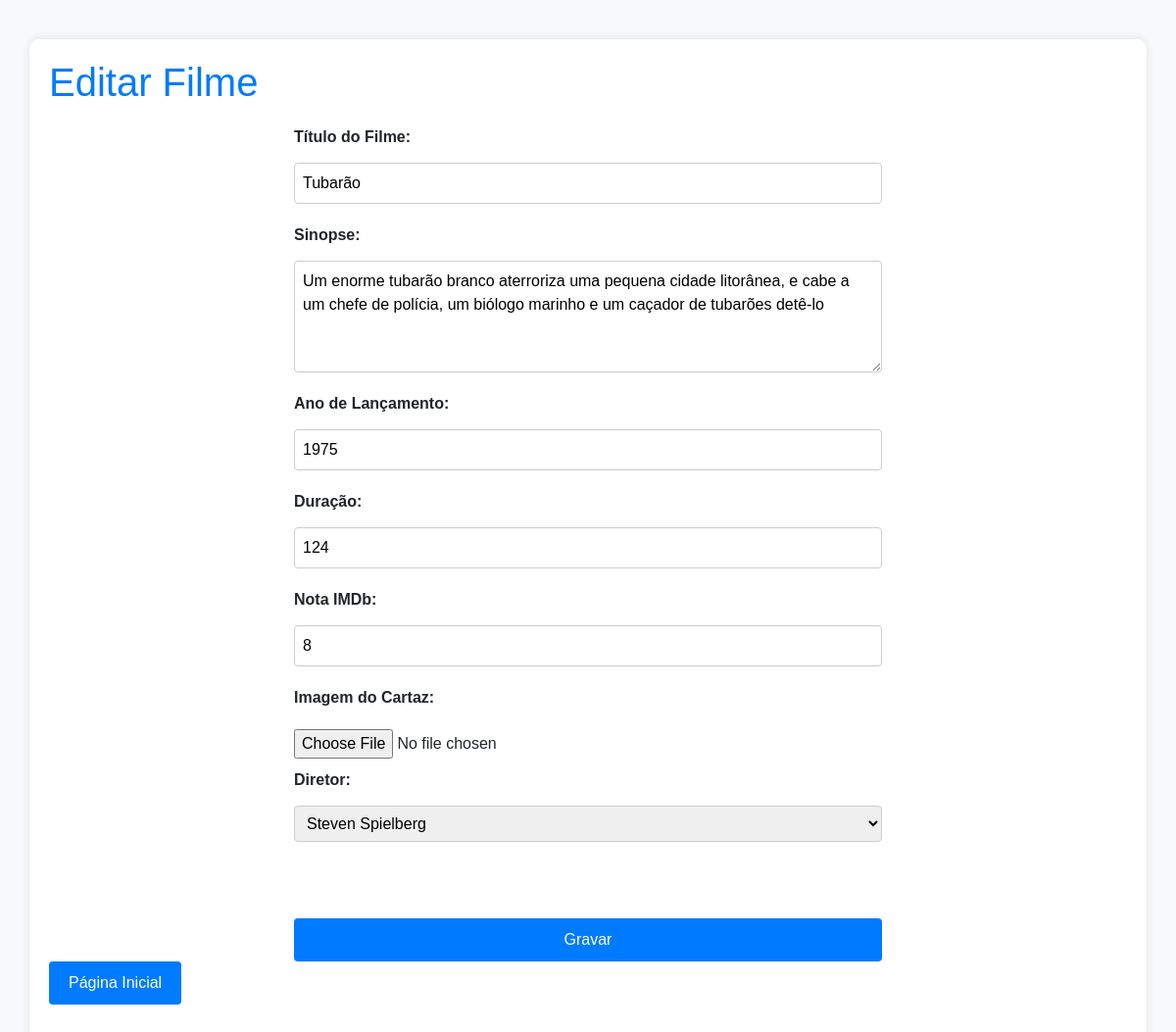
Screenshot of /filme-editar.php?id_filme=1 with the database file from the repository.
### tables this page shows
CREATE TABLE filme (
    id_filme INT AUTO_INCREMENT NOT NULL PRIMARY KEY,
    titulo VARCHAR(255),
    sinopse TEXT,
    ano_lancamento YEAR,
    duracao INT,
    nota_imdb FLOAT,
    img_cartaz VARCHAR(255),
    fk_diretor_id_diretor INT REFERENCES diretor(id_diretor)
);

### classes/filme.php (called while the page is built, shortened)
<?php
class Filme {
    public $id_filme;
    public function __construct($id_filme = false)
    {
        if($id_filme){
            $this->id_filme = $id_filme;
            $this->carregar();
        }
    }
    public function carregar()
    {
        $sql = "SELECT * FROM filme WHERE id_filme=".$this->id_filme;
        include "classes/conexao.php";
        $resultado = $conexao->query($sql);
        $linha = $resultado->fetch();
        $this->id_filme = $linha['id_filme'];
        $this->titulo = $linha['titulo'];
        $this->sinopse = $linha['sinopse'];
        $this->ano_lancamento = $linha['ano_lancamento'];
        $this->duracao = $linha['duracao'];
        $this->nota_imdb = $linha['nota_imdb'];
        $this->id_diretor = $linha['fk_diretor_id_diretor'];
    }
    public function listarDiretor()
{
    $sql = "SELECT  * FROM diretor ORDER BY id_diretor";
    include "classes/conexao.php";
    $resultado = $conexao->query($sql);
    $listaDiretores = $resultado->fetchAll();
    return $listaDiretores;
}
}

### filme-editar.php (the view, shortened to what this page needs)
<?php
require_once 'classes/filme.php';
$id_filme = $_GET['id_filme'];
$filme= new Filme($id_filme);
$listaDiretores = $filme->listarDiretor();
?>
<!DOCTYPE html>
<html lang="pt-br">
<head>
    <link href="https://cdn.jsdelivr.net/npm/bootstrap@5.3.0/dist/css/bootstrap.min.css" rel="stylesheet">
    <link rel="stylesheet" href="styles/form-styles.css">
</head>
<body>
    <div class="container">
    <h1>Editar Filme</h1>
        <form enctype="multipart/form-data"  action="filme-editar-gravar.php" method="POST">
        <label for="titulo"> Título do Filme: </label>
        <input type="text" name="titulo" id="titulo" value="<?=$filme->titulo ?>">
        <label for="sinopse">Sinopse: </label>
        <textarea name="sinopse" rows="4" cols="50" id="sinopse"><?=$filme->sinopse ?></textarea>
        <label for="ano_lancamento">Ano de Lançamento: </label>
        <input type="number" name="ano_lancamento" id="ano_lancamento" value="<?=$filme->ano_lancamento ?>" >
        <label for="duracao">Duração: </label>
        <input type="number" name="duracao" id="duracao" value="<?=$filme->duracao ?>">
        <label for="nota_imdb">Nota IMDb: </label>
        <input type="text" name="nota_imdb" id="nota_imdb" value="<?=$filme->nota_imdb ?>">
        <label for="imgcartaz">Imagem do Cartaz: </label>
        <input type="file" name="imgcartaz" id="imgcartaz" accept="image/*">
        <label for="seldiretor">Diretor: </label>
        <select name="seldiretor" id="seldiretor">
            <?php
                foreach($listaDiretores as $linha):
                    $selected = ($linha['id_diretor'] == $filme->id_diretor) ? 'selected' : '';
                    echo "<option value='{$linha['id_diretor']}' $selected>
                        {$linha['nome']}
                        </option>";
                endforeach
            ?>
        </select>
        <br><br>
        <input type="submit" value="Gravar">
        </form>
        <a href="index.php" class="btn btn-primary mb-3">Página Inicial</a>
    </div>
</body>
</html>

### styles/form-styles.css (style rules this page uses)
body { font-family: 'Arial', sans-serif; background-color: #f8f9fa; margin: 0; padding: 20px; display: flex; flex-direction: column; align-items: center; }
.container { background-color: white; padding: 20px; border-radius: 10px; box-shadow: 0 0 10px rgba(0, 0, 0, 0.1); margin-top: 20px; }
h1 { color: #007BFF; margin-bottom: 20px; }
form { display: grid; gap: 10px; max-width: 600px; margin: 0 auto; }
label { font-weight: bold; }
input[type="text"], input[type="number"], textarea, select { width: 100%; padding: 8px; box-sizing: border-box; margin-top: 4px; margin-bottom: 10px; border: 1px solid #ccc; border-radius: 4px; resize: vertical; }
input[type="file"] { margin-top: 10px; }
input[type="submit"], .btn { background-color: #007BFF; color: #fff; padding: 10px 20px; border: none; border-radius: 4px; cursor: pointer; font-size: 16px; }
.mb-3 { margin-bottom: 20px; }

### rows the page displays
filme: titulo "Tubarão", sinopse "Um enorme tubarão branco aterroriza uma pequena cidade litorânea, e cabe a um chefe de polícia, um biólogo marinho e um caçador de tubarões detê-lo", ano_lancamento "1975", duracao "124", nota_imdb "8"

### other values shown
form field seldiretor "Steven Spielberg"
